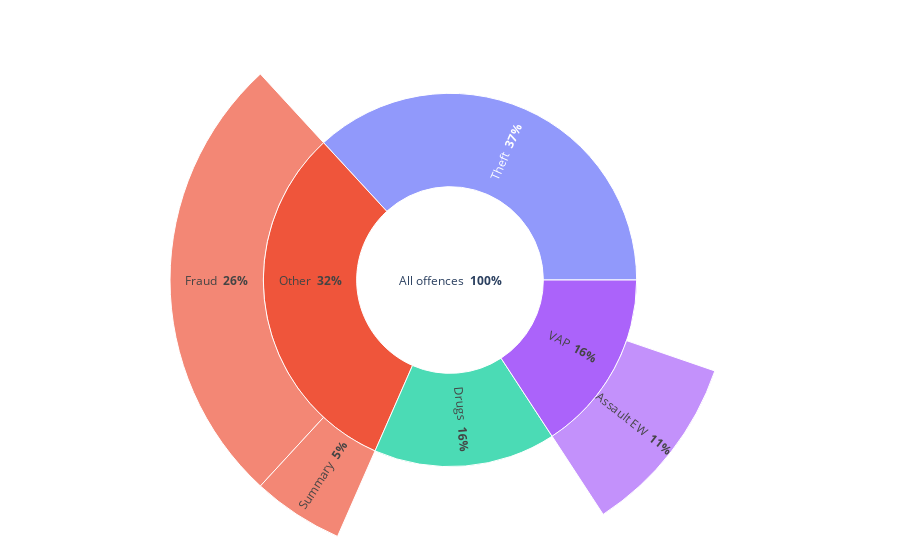

The cell this chart's notebook holds for it:
### Code cell
fig = go.Figure(go.Sunburst(
    labels=["All offences", "Theft", "Other", "Fraud", "Summary", "Drugs", "VAP", "Assault EW"],
    parents=["", "All offences", "All offences", "Other", "Other", "All offences", "All offences", "VAP"],
    values=[38, 14, 12, 10, 2, 6, 6, 4],
    sort=False,
    branchvalues='total',
    texttemplate="%{label} <b>%{percentRoot: .0%}</b>",
    hovertemplate="<b>%{label}</b><br>%{percentParent: .0%} of %{parent}<extra></extra>",
    hoverinfo='label+percent parent',
    insidetextorientation='radial',
    domain_column=0,
    domain_row=0
))

fig.update_layout(margin = dict(t=0, l=0, r=0, b=0))

fig.show()

### Figure 1 — Plotly figure (JSON) as saved in the notebook; plotly's stock layout.template omitted (floating-point values rounded to 4 significant figures)
{"data": [{"branchvalues": "total", "domain": {"column": 0, "row": 0}, "hoverinfo": "label+percent parent", "hovertemplate": "<b>%{label}</b><br>%{percentParent: .0%} of %{parent}<extra></extra>", "insidetextorientation": "radial", "labels": ["All offences", "Theft", "Other", "Fraud", "Summary", "Drugs", "VAP", "Assault EW"], "parents": ["", "All offences", "All offences", "Other", "Other", "All offences", "All offences", "VAP"], "sort": false, "texttemplate": "%{label} <b>%{percentRoot: .0%}</b>", "type": "sunburst", "values": [38, 14, 12, 10, 2, 6, 6, 4]}], "layout": {"margin": {"b": 0, "l": 0, "r": 0, "t": 0}}}
